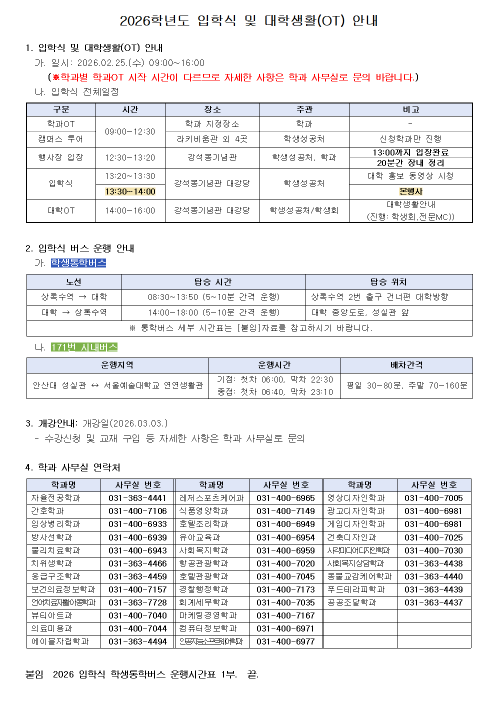
#> input picture data/raw/ansan_notices/images/iphak_19_709_a0290fcc89.png, 992 x 1403 px (shown at 1/2 size)
$ python -i preprocess.py   (imports and definitions only)
#> lines starting #> are read from the running program, lines starting #| are printed output that depends on the picture
from __future__ import annotations

import json
import math
from dataclasses import asdict, dataclass, field
from pathlib import Path
from typing import Any


SUPPORTED_PROFILES = ("none", "basic", "document_scan", "poster_safe")
PROFILE_ALIASES = {
    "raw": "none",
    "grayscale": "document_scan",
    "light_denoise": "document_scan",
}


@dataclass
class PreprocessResult:
    input_path: str
    output_path: str
    preprocess_profile: str
    operations: list[str] = field(default_factory=list)
    warnings: list[str] = field(default_factory=list)
    original_size: list[int] = field(default_factory=list)
    output_size: list[int] = field(default_factory=list)
    metadata: dict[str, Any] = field(default_factory=dict)

    def to_json(self) -> dict[str, Any]:
        return asdict(self)


# [81 lines left out: functions normalize_profile, preprocess_image, not called in this run]


def prepare_image(image_path: Path, output_dir: Path, profile: str = "none") -> Path:
    """Backward-compatible helper that returns only the prepared image path."""
    return Path(preprocess_image(image_path, output_dir, profile).output_path)


# [33 lines left out: functions write_preprocess_log, _image_size_or_empty, _upscale_if_small, _resampling_lanczos, not called in this run]


def _deskew_if_available(image: Any) -> tuple[Any, str | None]:
    try:
        import cv2
        import numpy as np
    except ImportError:
        return image, "deskew_skipped_cv2_not_installed"

    array = np.array(image)
    inverted = cv2.bitwise_not(array)
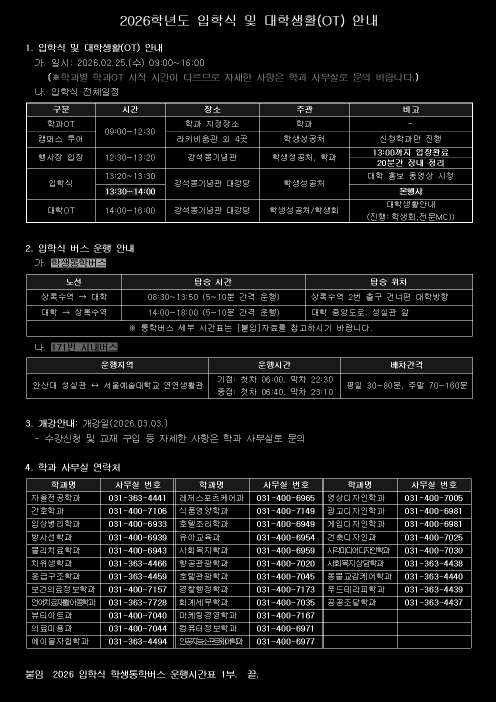
#> inverted: shape (1403, 992) (shown at 1/2 size); min 0, max 255, mean 18.1
    coords = np.column_stack(np.where(inverted > 0))
#> coords = 189732 pairs, first value 29 to 1356, second value 51 to 945
    if coords.size == 0:
        return image, "deskew_skipped_no_foreground_pixels"
    angle = cv2.minAreaRect(coords)[-1]
#> angle = -90
    if angle < -45:
        angle = -(90 + angle)
#> angle = 0
    else:
        angle = -angle
    if abs(angle) < 0.3:
        return image, "deskew_skipped_angle_too_small"
    height, width = array.shape[:2]
    center = (width // 2, height // 2)
    matrix = cv2.getRotationMatrix2D(center, angle, 1.0)
    rotated = cv2.warpAffine(array, matrix, (width, height), flags=cv2.INTER_CUBIC, borderMode=cv2.BORDER_REPLICATE)
    from PIL import Image

    return Image.fromarray(rotated), None

>>> import cv2
>>> picture = cv2.imread('../../data/raw/ansan_notices/images/iphak_19_709_a0290fcc89.png', cv2.IMREAD_GRAYSCALE)
>>> result = _deskew_if_available(picture)

$ run again, on data/raw/ansan_notices/images/iphak_19_711_5f02409d1b.png
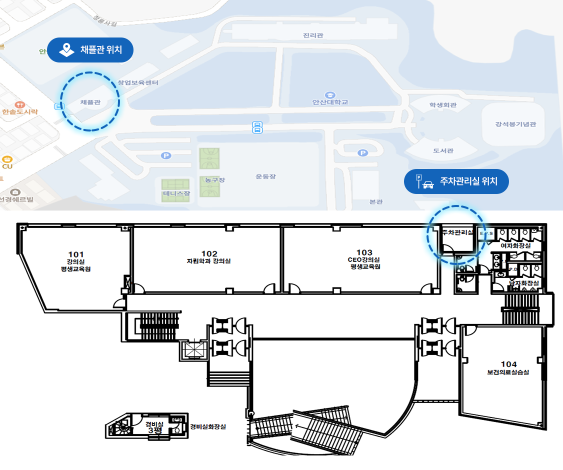
#> input picture data/raw/ansan_notices/images/iphak_19_711_5f02409d1b.png, 1126 x 940 px (shown at 1/2 size)
#> `picture = cv2.imread('../../data/raw/ansan_notices/images/iphak_19_709..`:
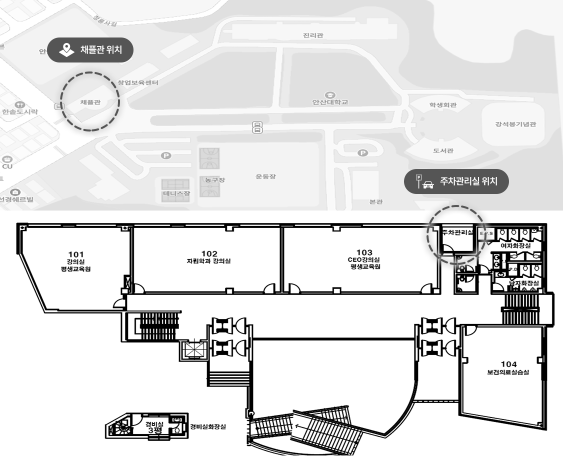
#> picture: shape (940, 1126) (shown at 1/2 size); min 0, max 255, mean 226.3
#> in _deskew_if_available, `inverted = cv2.bitwise_not(array)`:
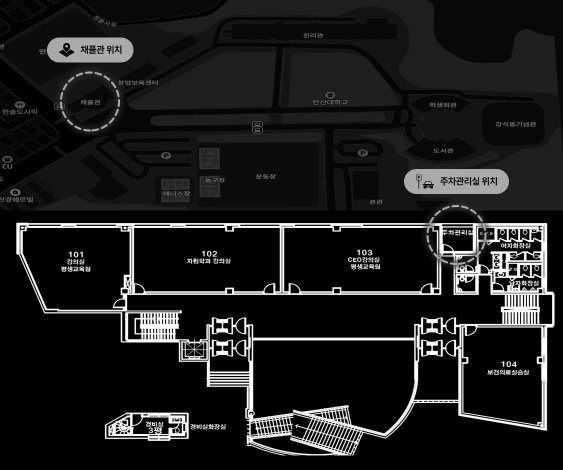
#> inverted: shape (940, 1126) (shown at 1/2 size); min 0, max 255, mean 28.7
#> coords = 560502 pairs, first value 0 to 910, second value 0 to 1125
#> in _deskew_if_available, `angle = cv2.minAreaRect(coords)[-1]`: angle = -90
#> in _deskew_if_available, `angle = -(90 + angle)`: angle = 0
